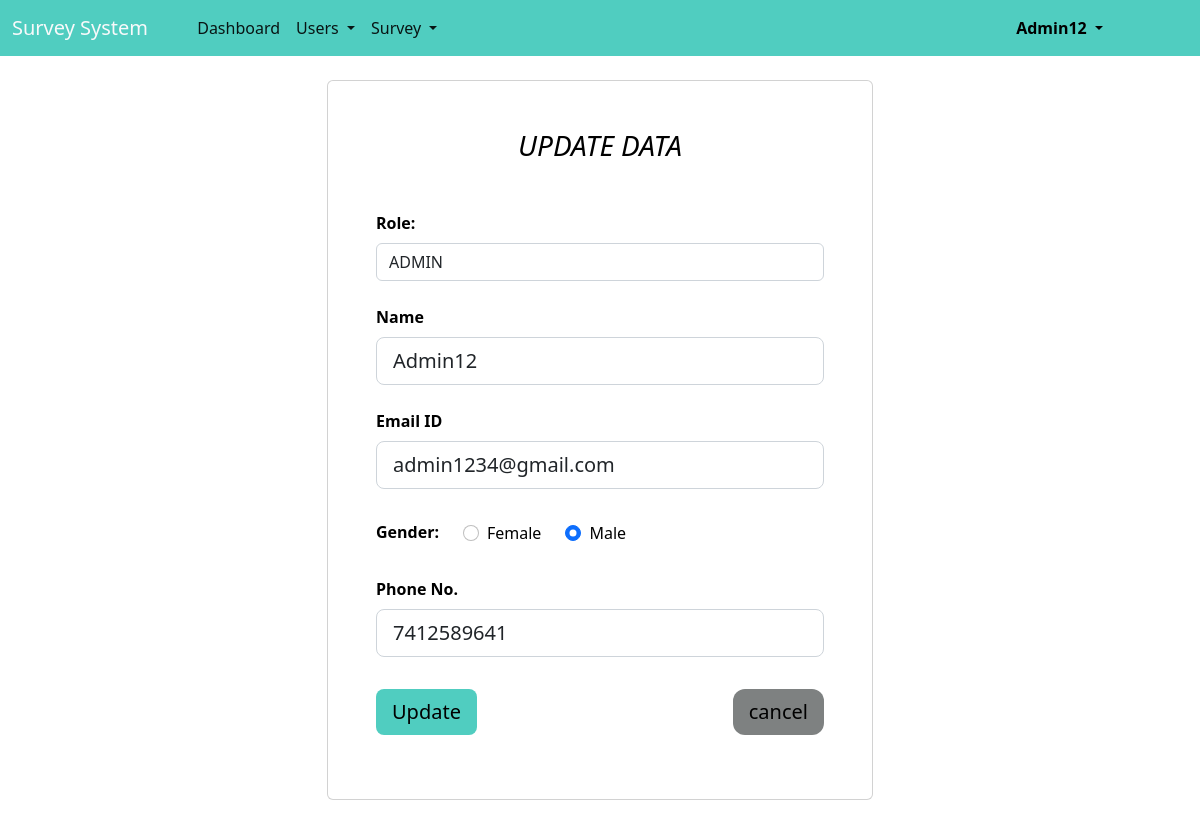
/user/update_user.php?user_id=49 (signed in), run on the app's committed database.
### tables this page shows
CREATE TABLE `users` (
  `user_id` int(10) NOT NULL,
  `Type` enum('User','Admin') NOT NULL,
  `user_name` char(20) NOT NULL,
  `Gender` enum('Female','Male') NOT NULL,
  `user_email` varchar(30) NOT NULL,
  `password` varchar(50) NOT NULL,
  `Phone_No` varchar(20) NOT NULL,
  `user_created_date` datetime NOT NULL DEFAULT current_timestamp(),
  `status` enum('Active','Inactive') NOT NULL
);

### controller/user_controller.php (called while the page is built, shortened)
<?php
class user
{
    public function __construct()
    {
        $db = new db;
        $this->conn = $db->conn;
    }
    public function fetch_data_id($user_id)
    {
        return $result = $this->conn->query("SELECT * FROM users WHERE `user_id`='$user_id'");
    }
}
?>

### configuration/connection.php (called while the page is built, shortened)
<?php
class db
{
    public function __construct()
    {
        $con = new mysqli(DB_HOST, DB_USER, DB_PASSWORD, DB_DATABASE);
        $this->conn = $con;
    }
}
?>

### user/update_user.php (the view, shortened to what this page needs)
<?php
include '../configuration/connection.php';
include ROOT_PATH . 'controller/user_controller.php';
include ROOT_PATH . 'Templets/navbar.php';
$user_id = $_REQUEST['user_id'];
$user = new user;
$result = $user->fetch_data_id($user_id);
$arr = $result->fetch_assoc();
?>
  <div class="container ">
    <div class="row d-flex justify-content-center align-items-center ">
      <div class="col col-xl-6">
        <div class="card card-registration my-4">
          <div class="row g-0">
            <div class="col-xl-12">
              <div class="card-body p-md-5 text-black">
              <h3 class="mb-5 text-uppercase" style="text-align:center;font-style:italic;">Update data</h3>
                <form method="Post" onsubmit="return emptyuser();">
                  <div class="form-outline mb-4">
                    <label class="form-label" for="category" style="font-weight:900;">Role:</label>
                    <select class="form-control" id="category_type" name="category">
                      <option value="Admin" <?php if (@$arr['Type'] == "Admin") {
                        echo "selected";
                      } ?>>ADMIN</option>
                    </select>
                  </div>
                  <div class="form-outline mb-4">
                    <label class="form-label" for="fname" style="font-weight:900;">Name</label>
                    <input type="text" id="fname" value="<?=@$arr['user_name']; ?>" name="name"
                      class="form-control form-control-lg" />
                  </div>
                  <div class="form-outline mb-4">
                    <label class="form-label" for="email_id" style="font-weight:900;">Email ID</label>
                    <input type="text" id="email_id" name="email" value="<?=@$arr['user_email']; ?>"
                      class="form-control form-control-lg" />
                  </div>
                  <div class="d-md-flex justify-content-start align-items-center mb-4 py-2">
                    <h6 class="mb-0 me-4" style="font-weight:900;">Gender: </h6>
                    <div class="form-check form-check-inline mb-0 me-4">
                      <input class="form-check-input" type="radio" name="gender" id="femaleGender" value="Female" <?php if (@$arr['Gender'] == "Female")  echo "checked"; ?> />
                      <label class="form-check-label" for="femaleGender">Female</label>
                    </div>
                    <div class="form-check form-check-inline mb-0 me-4">
                      <input class="form-check-input" type="radio" <?php if (@$arr['Gender'] == "Male")  echo "checked"; ?> name="gender" id="maleGender" value="Male" />
                      <label class="form-check-label" for="maleGender">Male</label>
                    </div>
                  </div>
                  <div class="form-outline mb-4">
                    <label class="form-label" for="phoneno" style="font-weight:900;">Phone No.</label>
                    <input type="text" id="phoneno" name="phone" value="<?=@$arr['Phone_No'] ?>"
                      class="form-control form-control-lg" />
                  </div>
                  <div class="d-flex pt-2">
                    <a href="../user/userlist.php" class="me-auto"><button type="submit" class="btn btn-lg " name="update_form" style="border-width:0px;background-color:#50CDC0;color:black;">Update</button></a>
                    <a href="../user/userlist.php"><button type="button" class="btn btn-lg"  style="border-radius:12px;margin-left:auto;border-width:0px;color:black;  background-color:#7E8181;">cancel</button></a>
                  </div>
                </form>
              </div>
            </div>
          </div>
        </div>
      </div>
    </div>
  </div>

### data on the page
users: category "ADMIN", name "Admin12", email "admin1234@gmail.com", Gender "☐ Female", Gender "☑ Male", phone "7412589641"

### other printed values
$_SESSION['user_name'] "Admin12"
